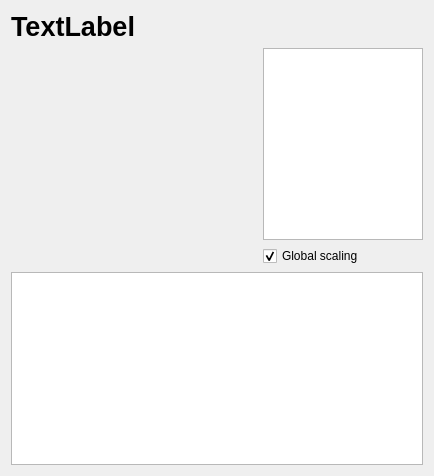
<?xml version="1.0" encoding="UTF-8"?>
<ui version="4.0">
 <class>ScenarioResult</class>
 <widget class="QWidget" name="ScenarioResult">
  <property name="geometry">
   <rect>
    <x>0</x>
    <y>0</y>
    <width>434</width>
    <height>476</height>
   </rect>
  </property>
  <property name="sizePolicy">
   <sizepolicy hsizetype="Preferred" vsizetype="MinimumExpanding">
    <horstretch>0</horstretch>
    <verstretch>0</verstretch>
   </sizepolicy>
  </property>
  <property name="windowTitle">
   <string>Form</string>
  </property>
  <layout class="QVBoxLayout" name="verticalLayout_2">
   <item>
    <widget class="QLabel" name="name">
     <property name="font">
      <font>
       <pointsize>20</pointsize>
       <weight>75</weight>
       <bold>true</bold>
      </font>
     </property>
     <property name="text">
      <string>TextLabel</string>
     </property>
    </widget>
   </item>
   <item>
    <layout class="QHBoxLayout" name="horizontalLayout">
     <item>
      <widget class="Graph" name="graph" native="true">
       <property name="minimumSize">
        <size>
         <width>0</width>
         <height>200</height>
        </size>
       </property>
      </widget>
     </item>
     <item>
      <layout class="QVBoxLayout" name="verticalLayout">
       <item>
        <widget class="QListWidget" name="legend">
         <property name="sizePolicy">
          <sizepolicy hsizetype="Maximum" vsizetype="Expanding">
           <horstretch>0</horstretch>
           <verstretch>0</verstretch>
          </sizepolicy>
         </property>
         <property name="maximumSize">
          <size>
           <width>160</width>
           <height>16777215</height>
          </size>
         </property>
        </widget>
       </item>
       <item>
        <widget class="QCheckBox" name="globalScaling">
         <property name="sizePolicy">
          <sizepolicy hsizetype="Maximum" vsizetype="Fixed">
           <horstretch>0</horstretch>
           <verstretch>0</verstretch>
          </sizepolicy>
         </property>
         <property name="maximumSize">
          <size>
           <width>160</width>
           <height>16777215</height>
          </size>
         </property>
         <property name="text">
          <string>Global scaling</string>
         </property>
         <property name="checked">
          <bool>true</bool>
         </property>
        </widget>
       </item>
      </layout>
     </item>
    </layout>
   </item>
   <item>
    <widget class="QListWidget" name="messages">
     <property name="minimumSize">
      <size>
       <width>0</width>
       <height>100</height>
      </size>
     </property>
    </widget>
   </item>
  </layout>
 </widget>
 <customwidgets>
  <customwidget>
   <class>Graph</class>
   <extends>QWidget</extends>
   <header>graph.h</header>
   <container>1</container>
   <slots>
    <slot>setGlobalScale(bool)</slot>
   </slots>
  </customwidget>
 </customwidgets>
 <resources/>
 <connections>
  <connection>
   <sender>globalScaling</sender>
   <signal>clicked(bool)</signal>
   <receiver>graph</receiver>
   <slot>setGlobalScale(bool)</slot>
   <hints>
    <hint type="sourcelabel">
     <x>380</x>
     <y>293</y>
    </hint>
    <hint type="destinationlabel">
     <x>145</x>
     <y>143</y>
    </hint>
   </hints>
  </connection>
 </connections>
</ui>
